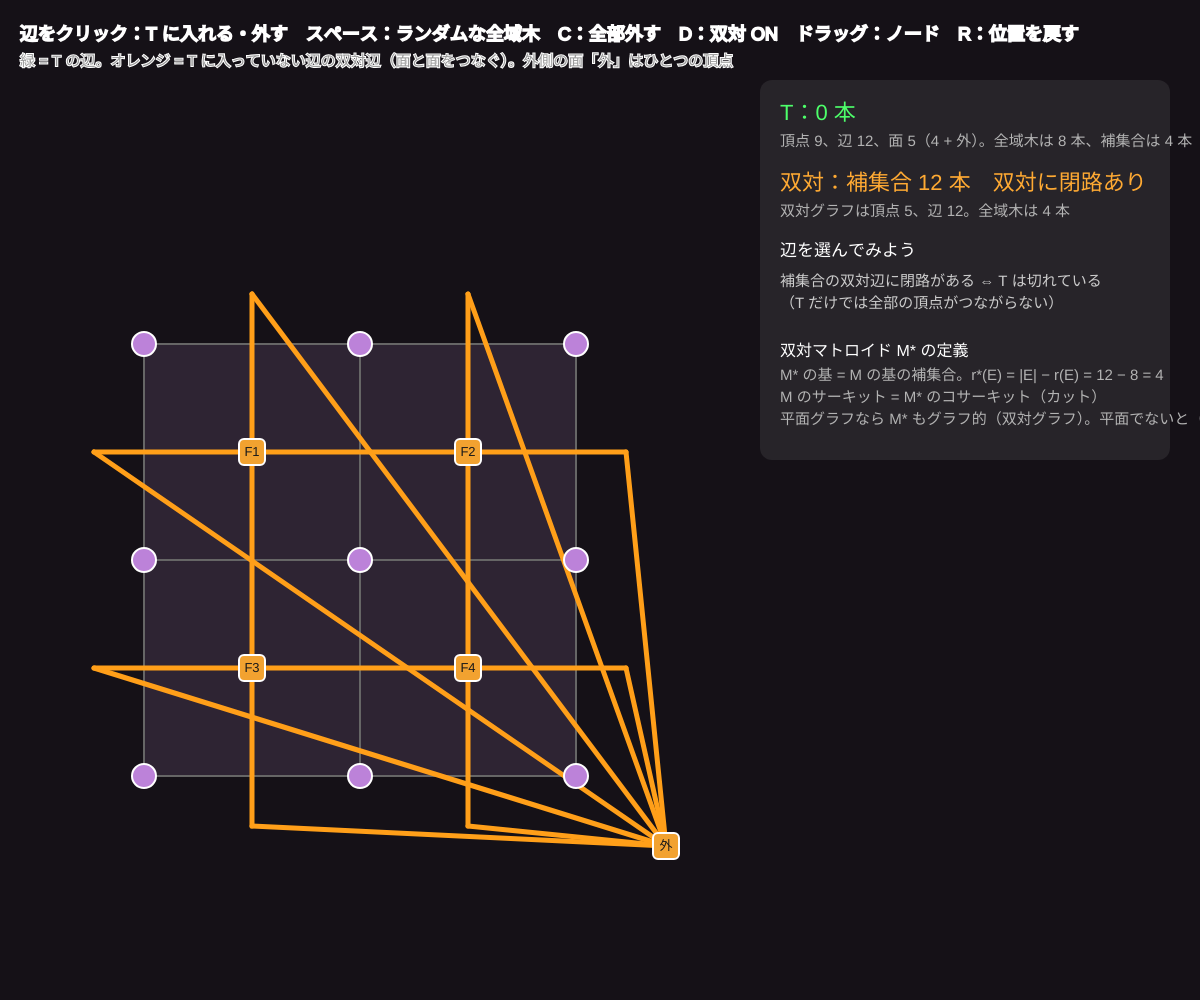
Frame 1 (no input)
Frame 60 (no input): identical to frame 1, image omitted
Frame 120 (the mouse pressed at the canvas centre since frame 60): identical to frame 1, image omitted

The p5.js sketch that drew this single still picture (run headless with seeded random() and noise() and a simulated clock; from frame 60 on, the mouse is pressed at the canvas centre):

// p5.js sketch
// ── sketch.js
// ============================================
// 09 双対マトロイド
// 平面グラフ（3×3 の格子）とその双対グラフ（面 = 頂点、辺を横切る辺）を重ねて描く
//   辺集合 T が全域木 ⇔ 残りの辺（補集合）の双対辺が双対グラフの全域木。基の補集合 = 双対の基
//   T に閉路（サーキット）があると、その双対辺は双対グラフを切る「カット」になる
// 辺をクリック = T に入れる・外す / ノードをドラッグ / スペース = ランダムな全域木 / C = 全部外す / D = 双対の表示 / R = 位置を戻す
// ============================================

let nodes = [], edges = [];          // edges: {a, b, f1, f2, on}  f = 面の番号（4 = 外側の面）
let faces = [];                      // 面の頂点番号（外側は空）
let nF = 5;
let dragI = -1;
let showDual = true;
let cycleEdges = [];

function setup() {
  createCanvas(windowWidth, windowHeight);
  colorMode(HSB, 360, 100, 100, 100);
  textFont('sans-serif');
  buildLattice();
}

function buildLattice() {
  nodes = []; edges = []; faces = [];
  let cell = min(width * 0.18, height * 0.24), ox = width * 0.3 - cell, oy = height * 0.56 - cell;
  for (let j = 0; j < 3; j++) for (let i = 0; i < 3; i++) nodes.push({ x: ox + i * cell, y: oy + j * cell });
  let id = (i, j) => i + j * 3;
  let cellId = (i, j) => (i < 0 || j < 0 || i > 1 || j > 1) ? 4 : i + j * 2;     // ★ 外側の面は 4
  for (let j = 0; j < 3; j++) for (let i = 0; i < 2; i++) edges.push({ a: id(i, j), b: id(i + 1, j), f1: cellId(i, j - 1), f2: cellId(i, j), on: false });  // 横の辺
  for (let j = 0; j < 2; j++) for (let i = 0; i < 3; i++) edges.push({ a: id(i, j), b: id(i, j + 1), f1: cellId(i - 1, j), f2: cellId(i, j), on: false });  // 縦の辺
  for (let j = 0; j < 2; j++) for (let i = 0; i < 2; i++) faces.push([id(i, j), id(i + 1, j), id(i + 1, j + 1), id(i, j + 1)]);
  faces.push([]);
  update();
}

// 面（双対の頂点）の位置：内側は重心、外側は格子の右下の外
function facePos(f) {
  if (f === 4) { let xs = nodes.map((n) => n.x), ys = nodes.map((n) => n.y); return { x: max(...xs) + 90, y: max(...ys) + 70 }; }
  let fx = 0, fy = 0; for (let v of faces[f]) { fx += nodes[v].x; fy += nodes[v].y; }
  return { x: fx / 4, y: fy / 4 };
}
// 辺の中点から外向きの点（外側の面へ向かう双対辺の折れ曲がり）
function outward(e) {
  let p = nodes[e.a], q = nodes[e.b], mx = (p.x + q.x) / 2, my = (p.y + q.y) / 2;
  let c = facePos(e.f1 === 4 ? e.f2 : e.f1);
  let dx = mx - c.x, dy = my - c.y, L = Math.hypot(dx, dy) || 1;
  return { x: mx + dx / L * 50, y: my + dy / L * 50 };
}

function update() {
  cycleEdges = [];
  let on = edges.map((e, i) => i).filter((i) => edges[i].on);
  if (!isForest(nodes.length, edges, on)) {
    for (let i of on) if (connected(nodes.length, edges, on.filter((j) => j !== i), edges[i].a, edges[i].b)) cycleEdges.push(i);
  }
}
function randomTree() {
  let order = shuffle([...Array(edges.length).keys()]);
  let uf = makeUF(nodes.length);
  for (let e of edges) e.on = false;
  for (let i of order) if (uf.union(edges[i].a, edges[i].b)) edges[i].on = true;
  update();
}

function draw() {
  background(280, 25, 9);
  let on = edges.map((e, i) => i).filter((i) => edges[i].on);
  let off = edges.map((e, i) => i).filter((i) => !edges[i].on);
  let rankT = forestRank(nodes.length, edges, on);
  let isTree = cycleEdges.length === 0 && rankT === nodes.length - 1;
  // 双対の判定：補集合の双対辺が双対グラフで森か・全域木か
  let dualEdges = edges.map((e) => ({ a: e.f1, b: e.f2 }));
  let dualForest = isForest(nF, dualEdges, off);
  let dualRank = forestRank(nF, dualEdges, off);
  let dualTree = dualForest && dualRank === nF - 1;

  // 面を塗る
  for (let f = 0; f < 4; f++) {
    noStroke(); fill(280, 30, 20);
    beginShape(); for (let v of faces[f]) vertex(nodes[v].x, nodes[v].y); endShape(CLOSE);
  }
  // 元のグラフの辺
  for (let i = 0; i < edges.length; i++) {
    let e = edges[i], p = nodes[e.a], q = nodes[e.b];
    if (e.on) { stroke(cycleEdges.includes(i) ? 5 : 130, 85, 100); strokeWeight(8); } else { stroke(0, 0, 40); strokeWeight(2); }
    line(p.x, p.y, q.x, q.y);
  }
  // 双対グラフ：T に入っていない辺の双対辺を描く（T の辺の双対はうすく）
  if (showDual) {
    for (let i = 0; i < edges.length; i++) {
      let e = edges[i], a = facePos(e.f1), b = facePos(e.f2);
      let inCut = cycleEdges.includes(i);
      if (!e.on) { stroke(35, 90, 100); strokeWeight(5); } else if (inCut) { stroke(5, 80, 100, 70); strokeWeight(3); drawingContext.setLineDash([6, 6]); } else { stroke(35, 40, 60, 40); strokeWeight(1.5); drawingContext.setLineDash([4, 6]); }
      if (e.f1 === 4 || e.f2 === 4) { let o = outward(e), inner = facePos(e.f1 === 4 ? e.f2 : e.f1), outer = facePos(4); line(inner.x, inner.y, o.x, o.y); line(o.x, o.y, outer.x, outer.y); }
      else line(a.x, a.y, b.x, b.y);
      drawingContext.setLineDash([]);
    }
    for (let f = 0; f < nF; f++) {
      let c = facePos(f);
      stroke(0, 0, 100); strokeWeight(2); fill(35, 80, 95); rect(c.x - 13, c.y - 13, 26, 26, 5);
      noStroke(); fill(0, 0, 10); textSize(13); textAlign(CENTER, CENTER); text(f === 4 ? '外' : 'F' + (f + 1), c.x, c.y);
    }
  }
  for (let i = 0; i < nodes.length; i++) { stroke(0, 0, 100); strokeWeight(2); fill(280, 40, 85); circle(nodes[i].x, nodes[i].y, 24); }

  textAlign(LEFT, BASELINE);
  fill(0, 0, 100); textSize(18);
  text('辺をクリック：T に入れる・外す　スペース：ランダムな全域木　C：全部外す　D：双対 ' + (showDual ? 'ON' : 'off') + '　ドラッグ：ノード　R：位置を戻す', 20, 40);
  fill(0, 0, 60); textSize(15);
  text('緑 = T の辺。オレンジ = T に入っていない辺の双対辺（面と面をつなぐ）。外側の面「外」はひとつの頂点', 20, 66);

  let px = width - 420, py = 120;
  noStroke(); fill(0, 0, 100, 8); rect(px - 20, py - 40, 410, 380, 12);
  fill(130, 70, 100); textSize(22);
  text('T：' + on.length + ' 本　' + (on.length === 0 ? '' : cycleEdges.length ? '閉路あり（従属）' : isTree ? '全域木（基）✓' : '森（独立、まだ木でない）'), px, py);
  fill(0, 0, 70); textSize(15);
  text('頂点 9、辺 12、面 5（4 + 外）。全域木は 8 本、補集合は 4 本', px, py + 26);
  fill(35, 80, 100); textSize(22);
  text('双対：補集合 ' + off.length + ' 本　' + (dualForest ? (dualTree ? '双対の全域木 ✓' : '双対の森') : '双対に閉路あり'), px, py + 70);
  fill(0, 0, 70); textSize(15);
  text('双対グラフは頂点 5、辺 12。全域木は 4 本', px, py + 96);
  fill(0, 0, 100); textSize(17);
  text(isTree && dualTree ? '基の補集合 = 双対の基 ✓' : on.length === 0 ? '辺を選んでみよう' : '', px, py + 136);
  fill(0, 0, 80); textSize(15);
  if (cycleEdges.length) {
    text('T の閉路（赤）の双対辺（赤破線）は、閉路の内側の面と', px, py + 166);
    text('外側の面を切り分ける「カット」。サーキット ↔ カット', px, py + 188);
  } else if (!dualForest) {
    text('補集合の双対辺に閉路がある ⇔ T は切れている', px, py + 166);
    text('（T だけでは全部の頂点がつながらない）', px, py + 188);
  } else if (isTree) {
    text('T の辺を 1 本抜くと T は切れる（カット）。そのとき', px, py + 166);
    text('双対側では抜いた辺の双対が補集合に入り、閉路になる', px, py + 188);
  }
  fill(0, 0, 100); textSize(16); text('双対マトロイド M* の定義', px, py + 236);
  fill(0, 0, 70); textSize(15);
  text('M* の基 = M の基の補集合。r*(E) = |E| − r(E) = 12 − 8 = 4', px, py + 260);
  text('M のサーキット = M* のコサーキット（カット）', px, py + 282);
  text('平面グラフなら M* もグラフ的（双対グラフ）。平面でないと（K5, K3,3）そうならない', px, py + 304);
}

function nearestNode(mx, my) {
  let best = -1, bd = 18;
  for (let i = 0; i < nodes.length; i++) { let d = dist(mx, my, nodes[i].x, nodes[i].y); if (d < bd) { bd = d; best = i; } }
  return best;
}
function nearestEdge(mx, my) {
  let best = -1, bd = 14;
  for (let i = 0; i < edges.length; i++) {
    let p = nodes[edges[i].a], q = nodes[edges[i].b];
    let dx = q.x - p.x, dy = q.y - p.y, l2 = dx * dx + dy * dy;
    let t = l2 ? constrain(((mx - p.x) * dx + (my - p.y) * dy) / l2, 0, 1) : 0;
    let d = dist(mx, my, p.x + t * dx, p.y + t * dy);
    if (d < bd) { bd = d; best = i; }
  }
  return best;
}
function mousePressed() { dragI = nearestNode(mouseX, mouseY); }
function mouseDragged() { if (dragI >= 0) { nodes[dragI].x = constrain(mouseX, 20, width - 440); nodes[dragI].y = constrain(mouseY, 90, height - 100); } }
function mouseReleased() { if (dragI < 0) { let i = nearestEdge(mouseX, mouseY); if (i >= 0) { edges[i].on = !edges[i].on; update(); } } dragI = -1; }
function keyPressed() {
  if (key === ' ') randomTree();
  if (key === 'c' || key === 'C') { for (let e of edges) e.on = false; update(); }
  if (key === 'd' || key === 'D') showDual = !showDual;
  if (key === 'r' || key === 'R') { let keep = edges.map((e) => e.on); buildLattice(); edges.forEach((e, i) => (e.on = keep[i])); update(); }
}

// ---------- やってみよう ----------
// 1. スペースで全域木を作り、オレンジの双対辺が「外」を含む 5 つの面をちょうど木でつなぐのを確かめる
// 2. 全域木から辺を 1 本外す → 双対側に閉路ができる。1 本足す → 元のグラフに閉路、双対側はカット
// 3. 格子を 2×2 や 4×4 に変える（buildLattice の 3 を変える。面の番号 cellId も直す）
// 4. 双対の双対は元に戻る（M** = M）。表の式 r*(E) = |E| − r(E) をもう一度当てはめると？

// ==================================================
// ここから下は「マトロイドの道具」（union–find と森の判定）
// ==================================================
function makeUF(n) {
  let parent = [...Array(n).keys()];
  let find = (x) => { while (parent[x] !== x) { parent[x] = parent[parent[x]]; x = parent[x]; } return x; };
  let union = (a, b) => { a = find(a); b = find(b); if (a === b) return false; parent[a] = b; return true; };
  return { find, union };
}
function isForest(n, edgeList, sub) {
  let uf = makeUF(n);
  for (let i of sub) if (!uf.union(edgeList[i].a, edgeList[i].b)) return false;
  return true;
}
function forestRank(n, edgeList, sub) {
  let uf = makeUF(n), r = 0;
  for (let i of sub) if (uf.union(edgeList[i].a, edgeList[i].b)) r++;
  return r;
}
function connected(n, edgeList, sub, a, b) {
  let uf = makeUF(n);
  for (let i of sub) uf.union(edgeList[i].a, edgeList[i].b);
  return uf.find(a) === uf.find(b);
}
